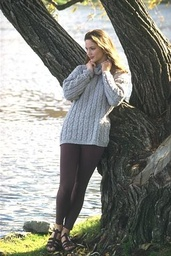
#> input picture images/img1.jpg, 171 x 256 px, shrunk from 321 x 481 before the run, given in place of img2.jpg, which was not available
$ python imageSegmentation.py
#> lines starting #> are read from the running program, lines starting #| are printed output that depends on the picture; long printed decimals are rounded; pictures that were not available may be replaced by others from this repository, and a replacement may not be noted
### mean_shift_optimized.py
import numpy as np


def find_peak_opt(data, idx, radius, c, threshold=0.01):
    """
        find peak optimized
        :param data: data vector of dimension (number of points/pixels x number of features)
        :param idx: index of current point/pixel
        :param radius: window radius used in search path
        :param threshold: amount of minimum movement to continuing searching peak
        :param c: search path threshold
        :return: peak
    """
    centroid = data[idx, :]
    window = np.zeros((data.shape[0], 1))
    while True:
        dist = np.linalg.norm(data - centroid, axis=-1)
        points = np.argwhere(dist <= radius)  # always at leas one
        # optimization number 2
        idx = np.argwhere(np.linalg.norm(data - centroid, axis=-1) <= (radius / c))
        window[idx, :] = 1
        if points.size == 1:  # single point with dim(1,3), mean would return float
            peak = data[points, :]
        else:
            peak = np.mean(np.squeeze(data[points, :]), axis=0)
        if np.linalg.norm(centroid - peak) < threshold:
            break
        else:
            centroid = np.ravel(peak)
    return peak, window


def mean_shift_opt(data, radius, c, verbose=False):
    """

        :param data: data vector of dimension (number of points/pixels x number of features)
        :param radius: window radius used in search path
        :param threshold: threshold used to stop iteration in find_peak()
        :param c: search path threshold
        :param verbose: boolean to print the progress
        :return: centroids: list of peak for each point with dimension equal to data,
                peak_list: list of unique values of peaks
        """

    max = 10  # value that is far enough to not be taken in account
    # initialization of centroids and peaks list
    centroids = np.ones(data.shape) * max
    # initialization of first centroid with high values, distant to each possible peak
    peaks_list = np.ones((1, data.shape[-1])) * max
    discarded_points = 0

    # print('data', data.shape)
    # for each point in data vector calculate new peak
    for i in range(centroids.shape[0]):
        if i % 20000 == 0 and verbose:
            print('pixel processed: ', i)  # print progress
        if np.all(centroids[i] == max):
            peak, points = find_peak_opt(data, i, radius, c)
            # calculate if a peak in peak_list radius/2 distant from new peak
            same_peak = np.argwhere(np.linalg.norm(peaks_list - peak, axis=-1) < radius / 2)
            if same_peak.shape[0] != 0:  # if similar point exists, use it
                peak = peaks_list[same_peak[0][0]]
            else:
                # append new peak in peak list
                peaks_list = np.concatenate((peaks_list, peak.reshape((1, data.shape[-1]))), axis=0)
            centroids[i, :] = peak

            # optimization 1/2, saving peak for neighbours
            indexes = np.argwhere(np.linalg.norm(data - peak, axis=-1) <= radius)
            window = np.argwhere(points == 1)
            centroids[window, :] = peak
            centroids[indexes, :] = peak
        else:
            discarded_points += 1
    discard_ratio = discarded_points/data.shape[0]
    print('discarded_points: ', discarded_points, f'=> {discarded_points}/{data.shape[0]} = ', discard_ratio)
    return centroids, discard_ratio, peaks_list[1:]

### plotclusters3D.py
import numpy as np
import matplotlib.pyplot as plt


def plotclusters3D(data, labels, peaks):
    """
    Plots the modes of the given image data in 3D by coloring each pixel
    according to its corresponding peak.

    Args:
        data: image data in the format [number of pixels]x[feature vector].
        labels: a list of labels, one for each pixel.
        peaks: a list of vectors, whose first three components can
        be interpreted as BGR values.
    """
    fig = plt.figure()
    ax = fig.add_subplot(111, projection="3d")
    # bgr_peaks = np.array(peaks[:, 0:3], dtype=float)
    # rgb_peaks = bgr_peaks[...,::-1]
    # rgb_peaks /= 255.0 #TODO changed
    rgb_peaks = peaks
    for idx, peak in enumerate(rgb_peaks):
        # color = np.random.uniform(0, 1, 3)
        # TODO: instead of random color, you can use peaks when you work on actual images
        color = peak
        cluster = data[np.where(labels == idx)[0]].T
        ax.scatter(cluster[0], cluster[1], cluster[2], c=[color], s=.5)
    plt.show()

### imageSegmentation.py
import sys
from itertools import product
from plotclusters3D import plotclusters3D
from mean_shift import mean_shift
from mean_shift_optimized import mean_shift_opt
import matplotlib.pyplot as plt
import numpy as np
from skimage import io
from skimage.color import rgb2lab, lab2rgb
from skimage.filters import gaussian
import scipy.io
import time
import pandas as pd


def scale(X, x_min, x_max):
    # normalization of the array within the range [x_min, x_max]
    nom = (X - X.min(axis=0)) * (x_max - x_min)
    denom = X.max(axis=0) - X.min(axis=0)
    denom[denom == 0] = 1
    return x_min + nom / denom


def de_normalize(img, normalize=True, x_min=-127, x_max=127):
    # (de)normalize CIELAB space, where channels have different range.
    # if normalize is set to True, it returns normalized data
    # if normalize is set to False, it returns denormalized data
    channel1 = img[:, :, 0]
    channel2 = img[:, :, 1]
    channel3 = img[:, :, 2]

    if normalize:
        norm_channel1 = channel1 / 100  # luminance channel
        norm_channel2 = (channel2 - x_min) / (x_max - x_min)
        norm_channel3 = (channel3 - x_min) / (x_max - x_min)
        return np.stack((norm_channel1, norm_channel2, norm_channel3), axis=-1)
    else:
        denorm_channel1 = channel1 * 100
        denorm_channel2 = (channel2 * (x_max - x_min)) + x_min
        denorm_channel3 = (channel3 * (x_max - x_min)) + x_min
        return np.stack((denorm_channel1, denorm_channel2, denorm_channel3), axis=-1)


def preprocessing(img, dim_5):
    cielab = de_normalize(rgb2lab(img), normalize=True)
    if dim_5:
        channel_x = np.asarray([np.arange(img.shape[1]) for _ in range(img.shape[0])])
        channel_y = np.asarray([np.repeat(i, img.shape[1]) for i in range(img.shape[0])])
        channel_xy = scale(np.stack((channel_x, channel_y), axis=-1), np.amin(cielab), np.amax(cielab))
        colors_locations = np.concatenate((cielab, channel_xy), axis=-1)
        return colors_locations.reshape(img.shape[0] * img.shape[1], 5)
    else:
        return cielab.reshape(img.shape[0] * img.shape[1], 3)


def visualize_img(img, peaks, clusters, labels, dim, radius, c, show=False):
    lab = peaks.reshape((img.shape[0], img.shape[1], peaks.shape[-1]))
    rgb = lab2rgb(de_normalize(lab[:, :, :3], normalize=False))

    colors = np.asarray([np.random.choice(range(256), size=3) for _ in range(labels.shape[0])])
    random_rgb = []
    for entry in np.squeeze(clusters):
        random_rgb.append(colors[int(entry)])

    fig, ax = plt.subplots(1, 3)
    fig.suptitle(f'image segmentation ({dim}D r={radius} c={c}) number of clusters={labels.shape[0]}')
    ax[0].set_title('original image')
    ax[0].imshow(img)
    ax[1].set_title('segmented image')
    ax[1].imshow(rgb)
    ax[2].set_title('random color clusters')
    ax[2].imshow(np.asarray(random_rgb).reshape(img.shape))
    if show:
        plt.show()
    #plt.savefig(f'images/img1test{dim}Dr{radius}c{c}.jpg')


def segment_image(img, radius, c, dim_5, verbose=True, show_fig=False, show_plt=False):
    data = preprocessing(img, dim_5)

    discarded = 0
    start_time = time.time()
    if c:
        peaks, discarded, labels = mean_shift_opt(data, radius, c, verbose=verbose)
    else:
        peaks, labels = mean_shift(data, radius)
    s = time.time() - start_time
    print(f'time:  {s}s seconds ---')

    print('number of centroids: ', labels.shape[0])
    # print(labels.shape, peaks.shape)

    clusters = np.empty((peaks.shape[0], 1))

    for i, centroid in enumerate(labels):
        clusters[np.argwhere(np.linalg.norm(peaks - centroid, axis=-1) == 0), :] = i

    visualize_img(img, peaks, clusters, labels, dim=str(peaks.shape[1]), radius=str(radius), c=str(c), show=show_fig)
    if show_plt:
        labels = de_normalize(labels[:, :3].reshape(1, labels.shape[0], 3), normalize=False)
        rgb = lab2rgb(labels)
        plotclusters3D(data, clusters, rgb[0, :, :])
    return labels.shape[0], discarded, s


# [45 lines left out: functions run_points, run_complete_test, not called in this run]


def run_best_config():
    parameters = {
        'radius': 0.1,
        'c': 2,
        'dim_5': True,
        'gauss': True
    }
    print(f'parameters : r={parameters["radius"]}, c={parameters["c"]}, '
          f'5D={parameters["dim_5"]}, gauss_filter={parameters["gauss"]}')
    img = io.imread('images/img2.jpg')
#> img is the input picture: shape (256, 171, 3); mean R, G, B 133.8, 135.3, 128.4
    if parameters['gauss']:
        img = gaussian(img)
    segment_image(img, parameters['radius'], parameters['c'], parameters['dim_5'],
                  verbose=True, show_fig=True, show_plt=True)
#> in de_normalize, `return np.stack((norm_channel1, norm_channel2, norm_channel3), axis=-1)`:
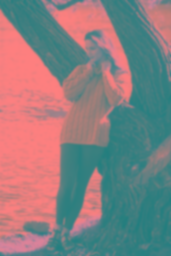
#> returned value: shape (256, 171, 3) float64; mean of channels 0, 1, 2 0.538, 0.5, 0.506; drawn as R, G, B
#> in scale, `denom = X.max(axis=0) - X.min(axis=0)`: denom = 171 pairs, first value 0 to 0, second value 255 to 255
#> the loop in mean_shift_opt, `for i in range(centroids.shape[0]):` made 43776 passes
#> same_peak on passes 13, 38, 48, 55: [1], [1], [1], [3]
#> after the loop in mean_shift_opt, `for i in range(centroids.shape[0]):`: discarded_points = 43673; peaks_list = 33 rows, first 6: [10, 10, 10, 10, 10], [0.262, 0.499, 0.505, 0.138, 0.222], [0.278, 0.5, 0.505, 0.138, 0.284], [0.762, 0.502, 0.517, 0.138, 0.191], [0.594, 0.503, 0.527, 0.138, 0.183], [0.924, 0.5, 0.503, 0.138, 0.232]
#> in mean_shift_opt, `discard_ratio = discarded_points/data.shape[0]`: discard_ratio = 0.998
#| discarded_points:  43673 => 43673/43776 =  0.9976
#> in segment_image, `peaks, discarded, labels = mean_shift_opt(data, radius, c, verbose=ver..`: labels = 32 rows, first 6: [0.262, 0.499, 0.505, 0.138, 0.222], [0.278, 0.5, 0.505, 0.138, 0.284], [0.762, 0.502, 0.517, 0.138, 0.191], [0.594, 0.503, 0.527, 0.138, 0.183], [0.924, 0.5, 0.503, 0.138, 0.232], [0.51, 0.507, 0.525, 0.138, 0.315]
#| number of centroids:  32
#> the loop in segment_image, `for i, centroid in enumerate(labels):` made 32 passes
#> centroid on passes 1 to 12: [0.262, 0.499, 0.505, 0.138, 0.222], [0.278, 0.5, 0.505, 0.138, 0.284], [0.762, 0.502, 0.517, 0.138, 0.191], [0.594, 0.503, 0.527, 0.138, 0.183], [0.924, 0.5, 0.503, 0.138, 0.232], [0.51, 0.507, 0.525, 0.138, 0.315], [0.646, 0.507, 0.528, 0.138, 0.274], [0.808, 0.501, 0.511, 0.138, 0.21], [0.975, 0.5, 0.503, 0.138, 0.376], [0.583, 0.498, 0.487, 0.138, 0.452], [0.451, 0.502, 0.506, 0.138, 0.39], [0.948, 0.501, 0.504, 0.138, 0.471]
#> call 2 of de_normalize, with normalize = False, x_min = -127, x_max = 127
#> in de_normalize (call 2), `denorm_channel1 = channel1 * 100`:
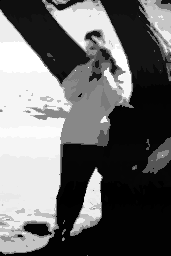
#> denorm_channel1: shape (256, 171) float64; min 21.78, max 97.51, mean 53.4; drawn with min black and max white
#> in de_normalize (call 2), `denorm_channel3 = (channel3 * (x_max - x_min)) + x_min`:
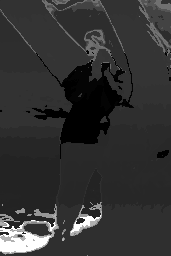
#> denorm_channel3: shape (256, 171) float64; min -3.6, max 20.31, mean 1.1; drawn with min black and max white
#> in de_normalize (call 2), `return np.stack((denorm_channel1, denorm_channel2, denorm_channel3), a..`:
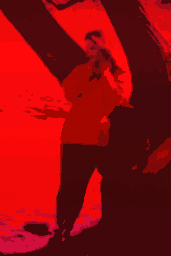
#> returned value: shape (256, 171, 3) float64; mean of channels 0, 1, 2 53.4, -0.1, 1.1; drawn with min black and max white
#> in visualize_img, `rgb = lab2rgb(de_normalize(lab[:, :, :3], normalize=False))`:
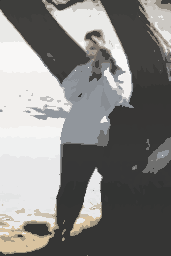
#> rgb: shape (256, 171, 3) float64; mean R, G, B 0.52, 0.517, 0.509
#> the loop in visualize_img, `for entry in np.squeeze(clusters):` made 43776 passes
#> entry on passes 1 to 3: 26, 0, 0
#> after the loop in visualize_img, `for entry in np.squeeze(clusters):`: random_rgb = 43776 items
#> in visualize_img, `plt.show()`:
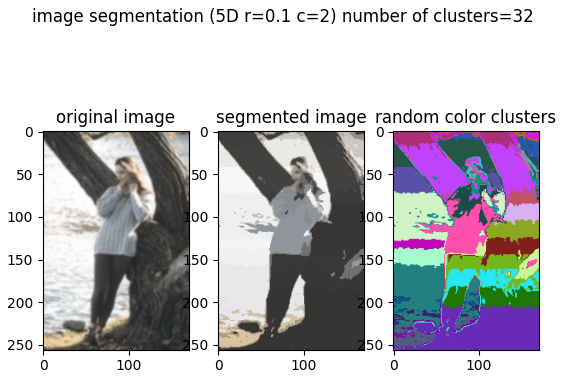
#> figure drawn by matplotlib, 3 panels
#> in segment_image, `labels = de_normalize(labels[:, :3].reshape(1, labels.shape[0], 3), no..`: labels = 32 rows, first 8: [26.24, -0.219, 1.15], [27.85, -0.0922, 1.29], [76.24, 0.425, 4.37], [59.43, 0.8, 6.92], [92.38, -0.00945, 0.705], [51.03, 1.9, 6.31], [64.56, 1.79, 7.16], [80.83, 0.222, 2.74]
#> in segment_image, `rgb = lab2rgb(labels)`: rgb = 32 rows, first 8: [0.245, 0.244, 0.237], [0.261, 0.258, 0.25], [0.755, 0.735, 0.706], [0.587, 0.558, 0.514], [0.916, 0.914, 0.909], [0.507, 0.471, 0.435], [0.648, 0.608, 0.565], [0.798, 0.786, 0.767]
#> in plotclusters3D, `rgb_peaks = peaks`: rgb_peaks has the same summary as rgb in segment_image
#> the loop in plotclusters3D, `for idx, peak in enumerate(rgb_peaks):` made 32 passes
#> color on passes 1 to 12: [0.245, 0.244, 0.237], [0.261, 0.258, 0.25], [0.755, 0.735, 0.706], [0.587, 0.558, 0.514], [0.916, 0.914, 0.909], [0.507, 0.471, 0.435], [0.648, 0.608, 0.565], [0.798, 0.786, 0.767], [0.975, 0.971, 0.966], [0.534, 0.551, 0.571], [0.427, 0.417, 0.409], [0.946, 0.94, 0.933]
#> in plotclusters3D, `plt.show()`:
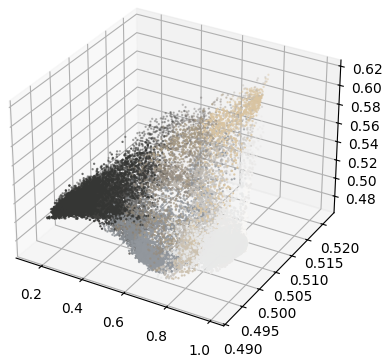
#> figure drawn by matplotlib, 1 panel


if __name__ == '__main__':
    # run_points()
    # run_complete_test()
    if len(sys.argv) < 4:
        print("Not enough parameters given. Expected format: imageSegmentation.py –image -r -feature_type\n"
              "running best configuration.")
        run_best_config()
    else:
        img = io.imread(sys.argv[1])
        r = float(sys.argv[2])
        feature_type = sys.argv[3]
        dim_5 = False
        if feature_type == '3d':
            dim_5 = True
        print(f'running custom configuration. \nparameters inserted : r={r}, c=2(default), {feature_type}')
        segment_image(img, r, 2, dim_5, verbose=True, show_fig=True, show_plt=True)
